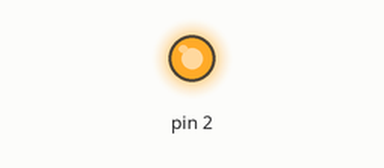
The sketch below on a simulated Arduino Uno, built with avr-gcc and run on an emulated ATmega328P. On the bench: output pins drawn as LEDs (lit = HIGH). The local clock reads 2024-03-15 10:24:30 at power-on unless the sketch sets it; what the sketch prints to the serial monitor is not drawn.

Above: at 0.1 s.
Timing chart, 0 to 1.6 s (numbered marks = the images above):
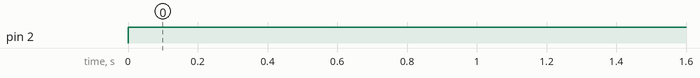

Measured:
- by itself, pin 2: LOW → HIGH at 0.00 s

The sketch:

rtc_date_time.ino
```cpp
#include<Wire.h>
#include "RTClib.h"

RTC_DS1307 rtc;
char daysOfTheWeek[7][12] = {"Sunday", "Monday", "Tuesday", "Wednesday", "Thursday", "Friday", "Saturday"};

void setup() {
  Serial.begin(115200);
  pinMode(2,OUTPUT);
  if (! rtc.begin()) {
    Serial.println("Couldn't find RTC");
    while (1);
  }
 //rtc.adjust(DateTime(F(__DATE__), F(__TIME__)));
  //rtc.adjust(DateTime(2019, 8, 23, 2, 32, 00));

}

void loop() {
  digitalWrite(2,HIGH);
  delay(3000);
   DateTime now = rtc.now();
    Serial.print("year:");
   Serial.println(now.year(), DEC);
    Serial.print("month:");
    Serial.println(now.month(), DEC);
    Serial.print("date:");
    Serial.println(now.day(), DEC);
    delay(2000);
     Serial.print("day:");
    Serial.println(daysOfTheWeek[now.dayOfTheWeek()]);
     Serial.println("time");
     Serial.print(now.hour(), DEC);
    Serial.print(':');
    Serial.print(now.minute(), DEC);
    Serial.print(':');
    Serial.println(now.second(), DEC);
    digitalWrite(2,HIGH);
    delay(5000);
}
```
